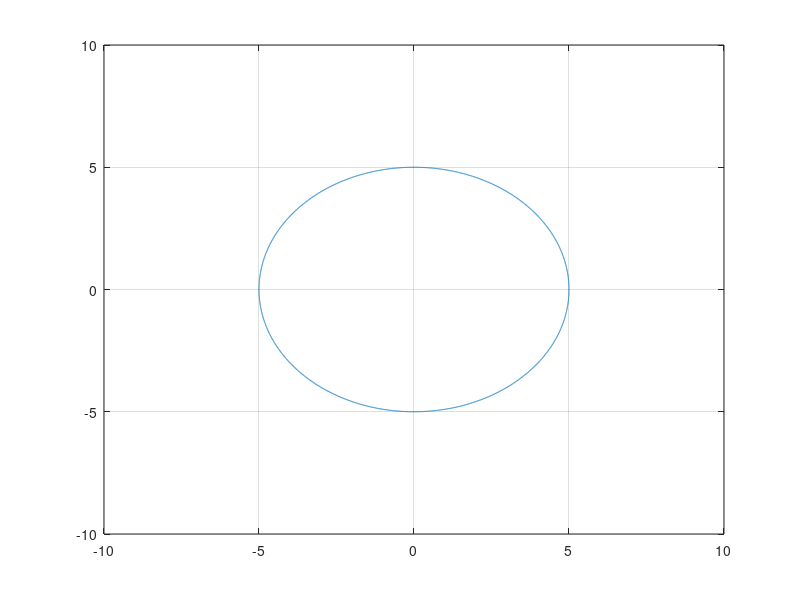

Write the MATLAB code that produced this figure.
theta = 0 : 0.001: 2*pi;
rad = 5;
x = rad * cos(theta);
y = rad * sin(theta);
plot(x, y);
% fill(x, y, 'r');
xlim([-10 10]);
ylim([-10 10]);
grid on;